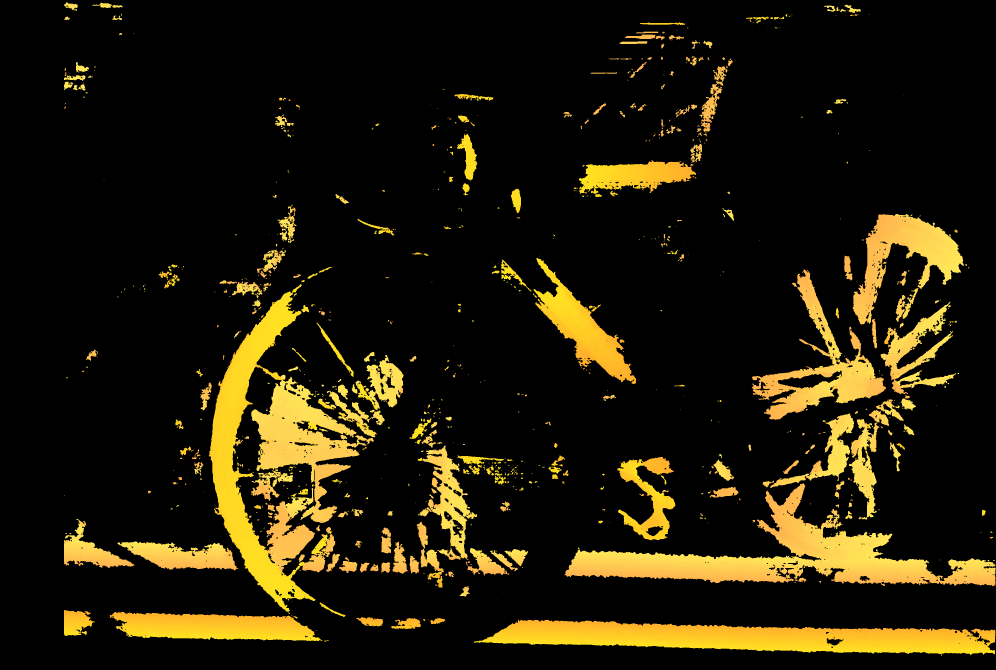
#> input picture main/down/img_1_uint8_2008x2988x3.png, 2988 x 2008 px, given in place of im0.png, which was not available (shown at 1/3 size)
$ python depth_map.py
#> lines starting #> are read from the running program, lines starting #| are printed output that depends on the picture; pictures that were not available may be replaced by others from this repository, and a replacement may not be noted
#> in run_static, left is the input picture: shape (2008, 2988, 3); mean B, G, R 8.5, 27.5, 34
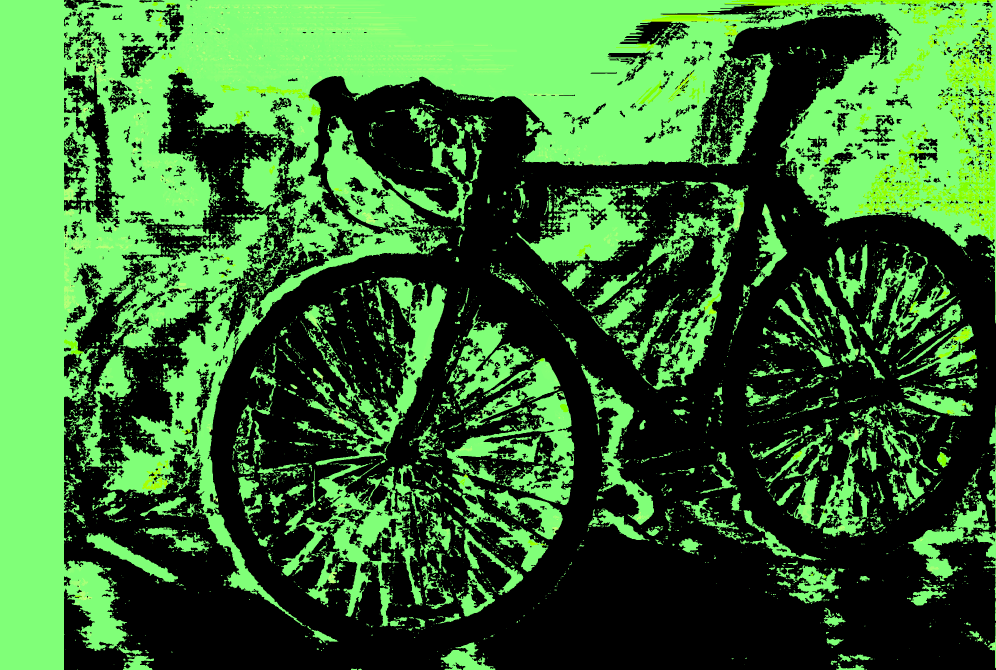
#> input picture main/down/img_2_uint8_2008x2988x3.png, 2988 x 2008 px, given in place of im1.png, which was not available (shown at 1/3 size)
#> in run_static, right is the input picture: shape (2008, 2988, 3); mean B, G, R 50.2, 110.2, 56
# depth_map.py

import cv2
import numpy as np

from input import (
    MODE,
    LEFT_IMAGE,
    RIGHT_IMAGE,
    LEFT_CAMERA_INDEX,
    RIGHT_CAMERA_INDEX
)


# =========================
# CONFIG
# =========================

FOCAL_LENGTH = 700      # pixels
BASELINE = 0.06         # meters


# =========================
# STEREO SGBM
# =========================

stereo = cv2.StereoSGBM_create(
    minDisparity=0,
    numDisparities=16 * 8,
    blockSize=5,
    P1=8 * 3 * 5**2,
    P2=32 * 3 * 5**2,
    disp12MaxDiff=1,
    uniquenessRatio=10,
    speckleWindowSize=100,
    speckleRange=32
)


# =========================
# DEPTH COMPUTATION
# =========================

def compute_depth(left_frame, right_frame):

    # Convert to grayscale
    gray_left = cv2.cvtColor(left_frame, cv2.COLOR_BGR2GRAY)
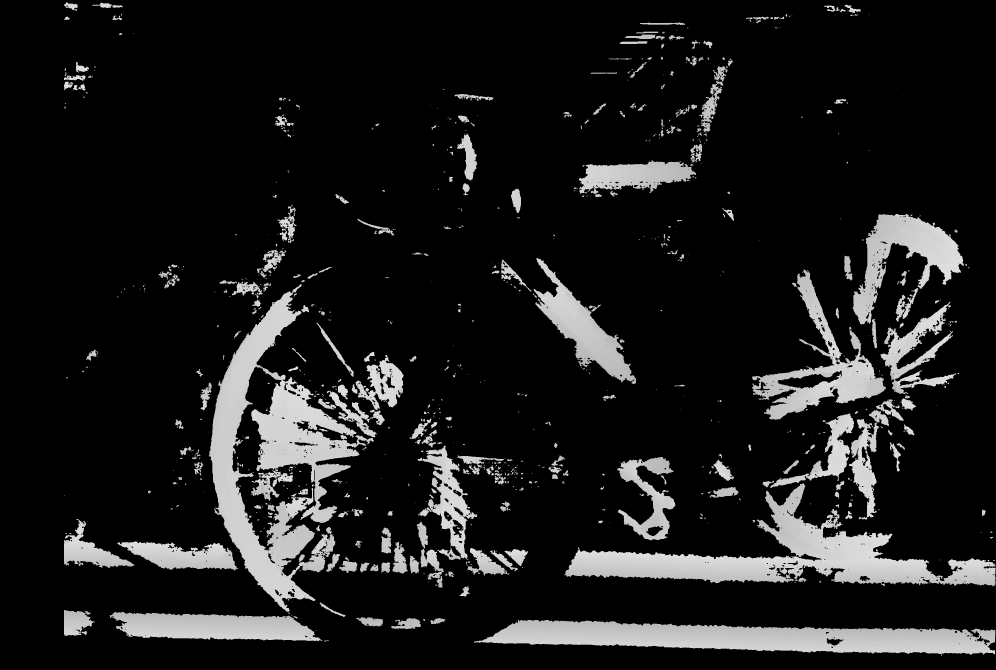
#> gray_left: shape (2008, 2988) (shown at 1/3 size); min 0, max 221, mean 27.3
    gray_right = cv2.cvtColor(right_frame, cv2.COLOR_BGR2GRAY)
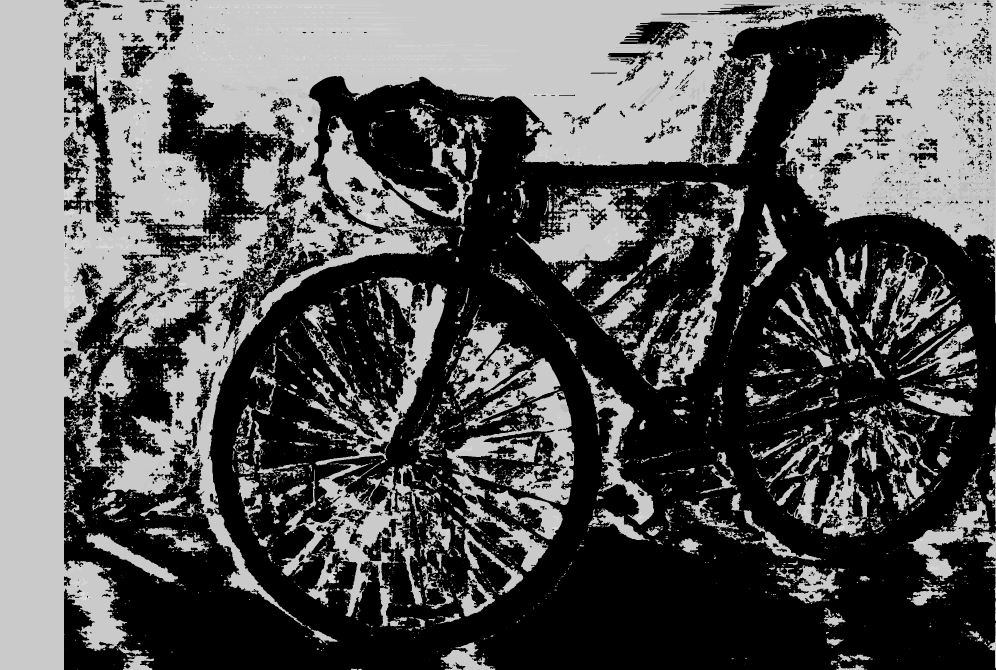
#> gray_right: shape (2008, 2988) (shown at 1/3 size); min 0, max 226, mean 87.3

    # Compute disparity
    disparity = stereo.compute(gray_left, gray_right).astype(np.float32)

    # OpenCV scales disparity by 16
    disparity = disparity / 16.0

    # Avoid division by zero
    disparity[disparity <= 0] = 0.1
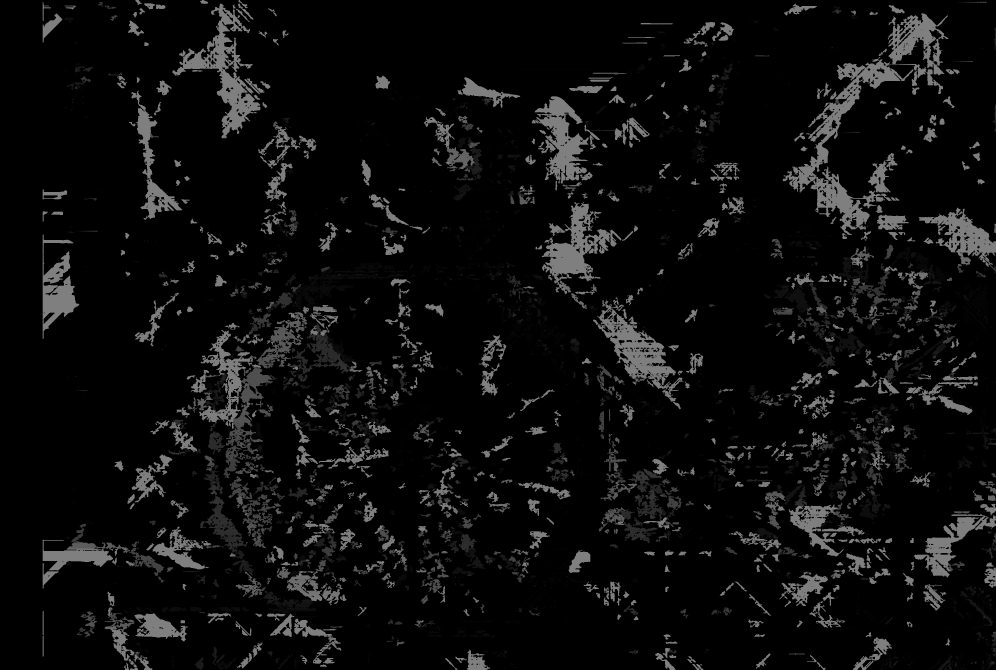
#> disparity: shape (2008, 2988) float32 (shown at 1/3 size); min 0.1, max 127, mean 12.8

    # Depth formula
    depth = (FOCAL_LENGTH * BASELINE) / disparity
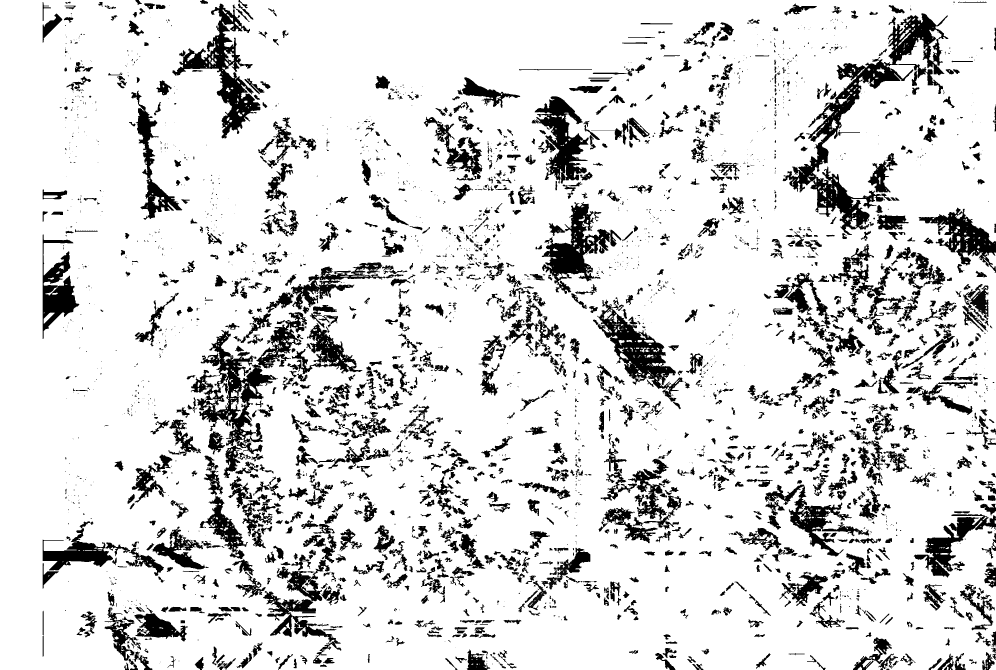
#> depth: shape (2008, 2988) float32 (shown at 1/3 size); min 0.331, max 420, mean 360.4; drawn with min black and max white

    # Normalize disparity for display
    disparity_display = cv2.normalize(
        disparity,
        None,
        0,
        255,
        cv2.NORM_MINMAX
    )

    disparity_display = np.uint8(disparity_display)

    # Apply color map
    disparity_colormap = cv2.applyColorMap(
        disparity_display,
        cv2.COLORMAP_JET
    )

    return disparity_colormap, depth


# =========================
# STATIC MODE
# =========================

def run_static():

    left = cv2.imread(LEFT_IMAGE)
    right = cv2.imread(RIGHT_IMAGE)

    if left is None or right is None:
        raise FileNotFoundError("Could not load images.")

    disparity_map, depth = compute_depth(left, right)

    cv2.imshow("Left Image", cv2.resize(left, (0, 0), fx=0.35, fy=0.35))
    cv2.imshow("Right Image", cv2.resize(right, (0, 0), fx=0.35, fy=0.35))
    cv2.imshow("Disparity / Depth Map", cv2.resize(disparity_map, (0, 0), fx=0.35, fy=0.35))
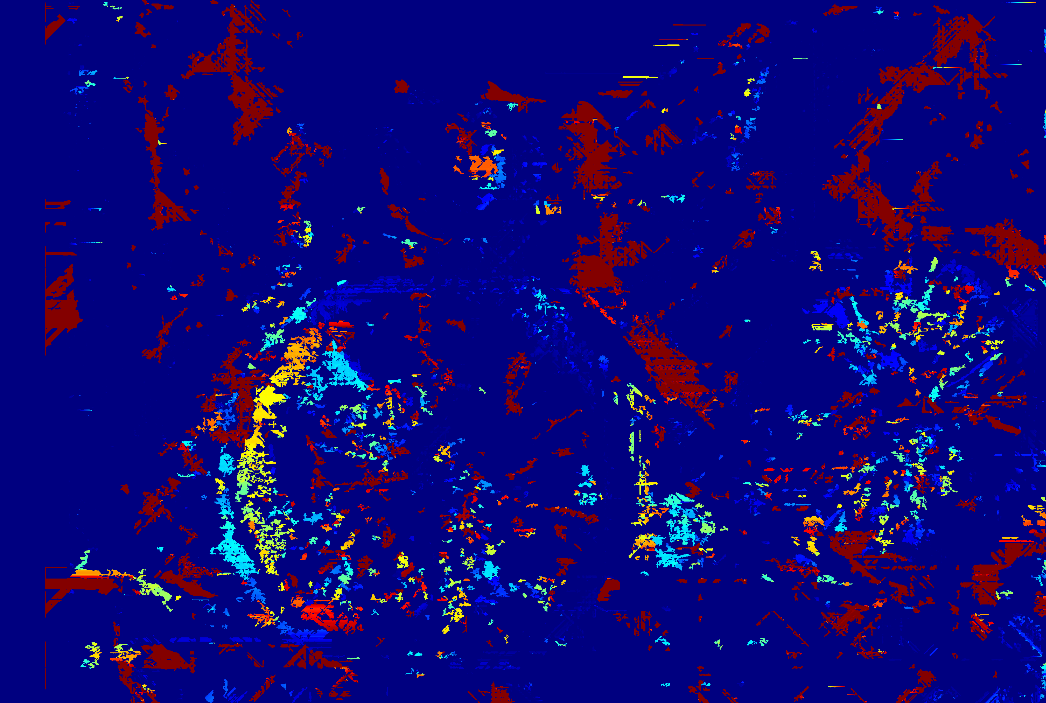
#> window 'Disparity / Depth Map': shape (703, 1046, 3); mean B, G, R 119.6, 7.6, 16

    cv2.waitKey(0)
    cv2.destroyAllWindows()


# =========================
# LIVE MODE
# =========================

def run_live():

    cap_left = cv2.VideoCapture(LEFT_CAMERA_INDEX)
    cap_right = cv2.VideoCapture(RIGHT_CAMERA_INDEX)

    if not cap_left.isOpened():
        raise RuntimeError("Could not open left camera")

    if not cap_right.isOpened():
        raise RuntimeError("Could not open right camera")

    while True:

        ret_l, frame_l = cap_left.read()
        ret_r, frame_r = cap_right.read()

        if not ret_l or not ret_r:
            print("Frame capture failed")
            break

        disparity_map, depth = compute_depth(frame_l, frame_r)

        cv2.imshow("Left Camera", frame_l)
        cv2.imshow("Right Camera", frame_r)
        cv2.imshow("Disparity / Depth Map", disparity_map)

        if cv2.waitKey(1) & 0xFF == ord("q"):
            break

    cap_left.release()
    cap_right.release()
    cv2.destroyAllWindows()


# =========================
# MAIN
# =========================

if __name__ == "__main__":

    if MODE == "static":
        run_static()

    elif MODE == "live":
        run_live()

    else:
        print("Invalid MODE")
